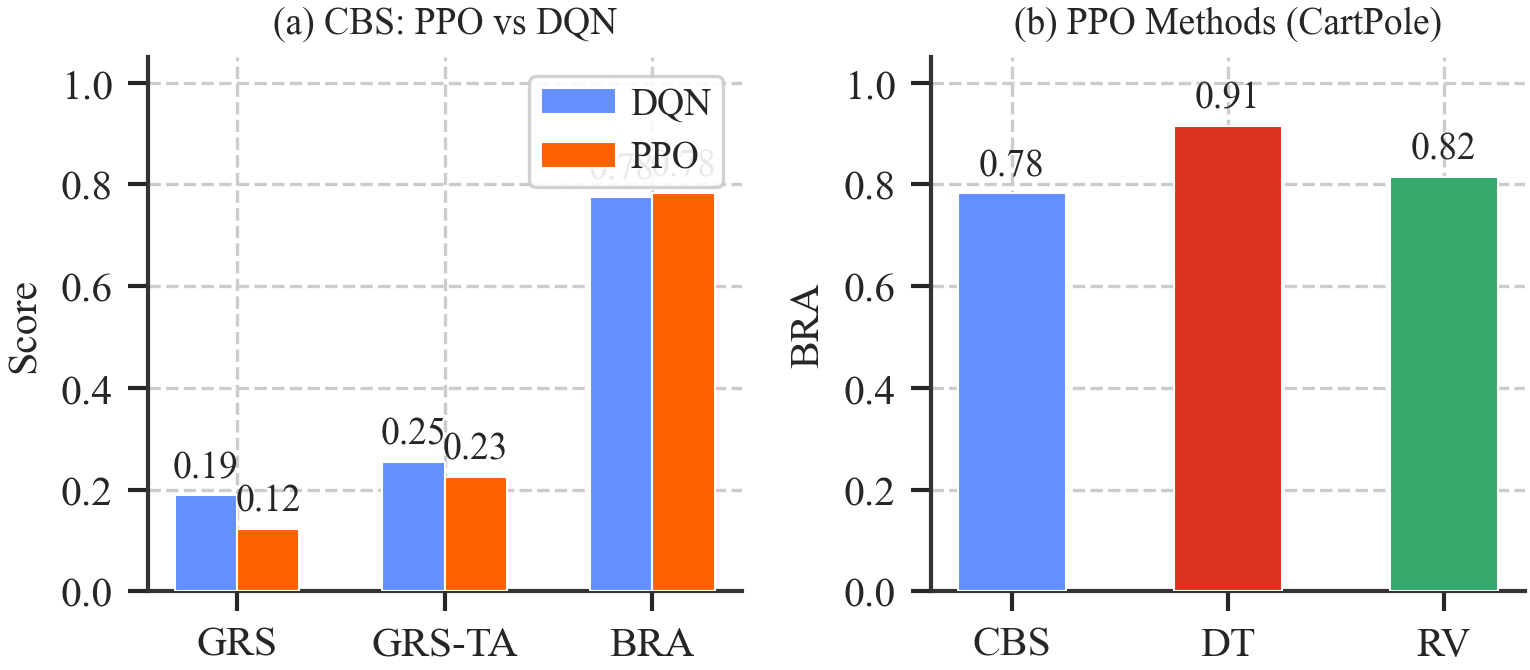

Write Python code to recreate this figure.
#!/usr/bin/env python
"""PPO vs DQN on CartPole-v1.

Grouped bar chart comparing CBS/DT/RV stability metrics
between PPO and DQN on the same environment.
"""
import sys, os
sys.path.insert(0, os.path.dirname(os.path.dirname(os.path.abspath(__file__))))

import numpy as np
import matplotlib.pyplot as plt
from figures._style import apply_style, savefig, load_json, COLORS, COL2, RESULTS_DIR


def main():
    apply_style()

    # Load PPO results
    ppo_path = RESULTS_DIR / "cross_algo_comparison" / "ppo_cartpole_stress.json"
    ppo_data = load_json(str(ppo_path))

    # Load DQN results (old format)
    dqn_path = RESULTS_DIR / "cartpole_v1" / "stress_test_results.json"
    dqn_data = load_json(str(dqn_path))

    # Extract CBS stability for both
    ppo_cbs = ppo_data.get("CBS", {}).get("stability", {})
    dqn_cbs = dqn_data.get("cbs", {}).get("stability", {})

    # PPO also has DT and RV
    ppo_dt = ppo_data.get("DT", {}).get("stability", {})
    ppo_rv = ppo_data.get("B3-vote", {}).get("stability", {})

    fig, axes = plt.subplots(1, 2, figsize=(COL2 * 0.75, COL2 * 0.35))

    # Panel A: CBS PPO vs DQN
    ax = axes[0]
    metrics = ["GRS_weighted_jaccard", "GRS_threshold_aware", "BRA"]
    metric_short = ["GRS", "GRS-TA", "BRA"]
    x = np.arange(len(metrics))
    width = 0.3

    dqn_vals = [float(dqn_cbs.get(m, 0)) for m in metrics]
    ppo_vals = [float(ppo_cbs.get(m, 0)) for m in metrics]

    ax.bar(x - width / 2, dqn_vals, width, label="DQN", color="#648FFF",
           edgecolor="white", linewidth=0.5, zorder=3)
    ax.bar(x + width / 2, ppo_vals, width, label="PPO", color="#FE6100",
           edgecolor="white", linewidth=0.5, zorder=3)

    ax.set_xticks(x)
    ax.set_xticklabels(metric_short)
    ax.set_ylabel("Score")
    ax.set_ylim(0, 1.05)
    ax.set_title("(a) CBS: PPO vs DQN", fontsize=9)
    ax.legend(loc="upper right", fontsize=9)

    # Add value labels
    for i, (dv, pv) in enumerate(zip(dqn_vals, ppo_vals)):
        ax.text(i - width / 2, dv + 0.02, f"{dv:.2f}", ha="center",
                va="bottom", fontsize=9)
        ax.text(i + width / 2, pv + 0.02, f"{pv:.2f}", ha="center",
                va="bottom", fontsize=9)

    # Panel B: PPO methods comparison (CBS vs DT vs RV)
    ax = axes[1]
    methods = ["CBS", "DT", "RV"]
    method_stabs = [ppo_cbs, ppo_dt, ppo_rv]
    method_colors = [COLORS["CBS"], COLORS["DT"],
                     COLORS["RV"]]

    bra_vals = [float(s.get("BRA", 0)) for s in method_stabs]

    ax.bar(np.arange(len(methods)), bra_vals, 0.5,
           color=method_colors, edgecolor="white", linewidth=0.5, zorder=3)
    ax.set_xticks(np.arange(len(methods)))
    ax.set_xticklabels(methods)
    ax.set_ylabel("BRA")
    ax.set_ylim(0, 1.05)
    ax.set_title("(b) PPO Methods (CartPole)", fontsize=9)

    for i, v in enumerate(bra_vals):
        ax.text(i, v + 0.02, f"{v:.2f}", ha="center", va="bottom", fontsize=9)

    fig.tight_layout()
    savefig(fig, "fig_policy_family_cartpole")
    print("  Generated fig_policy_family_cartpole")


if __name__ == "__main__":
    main()
